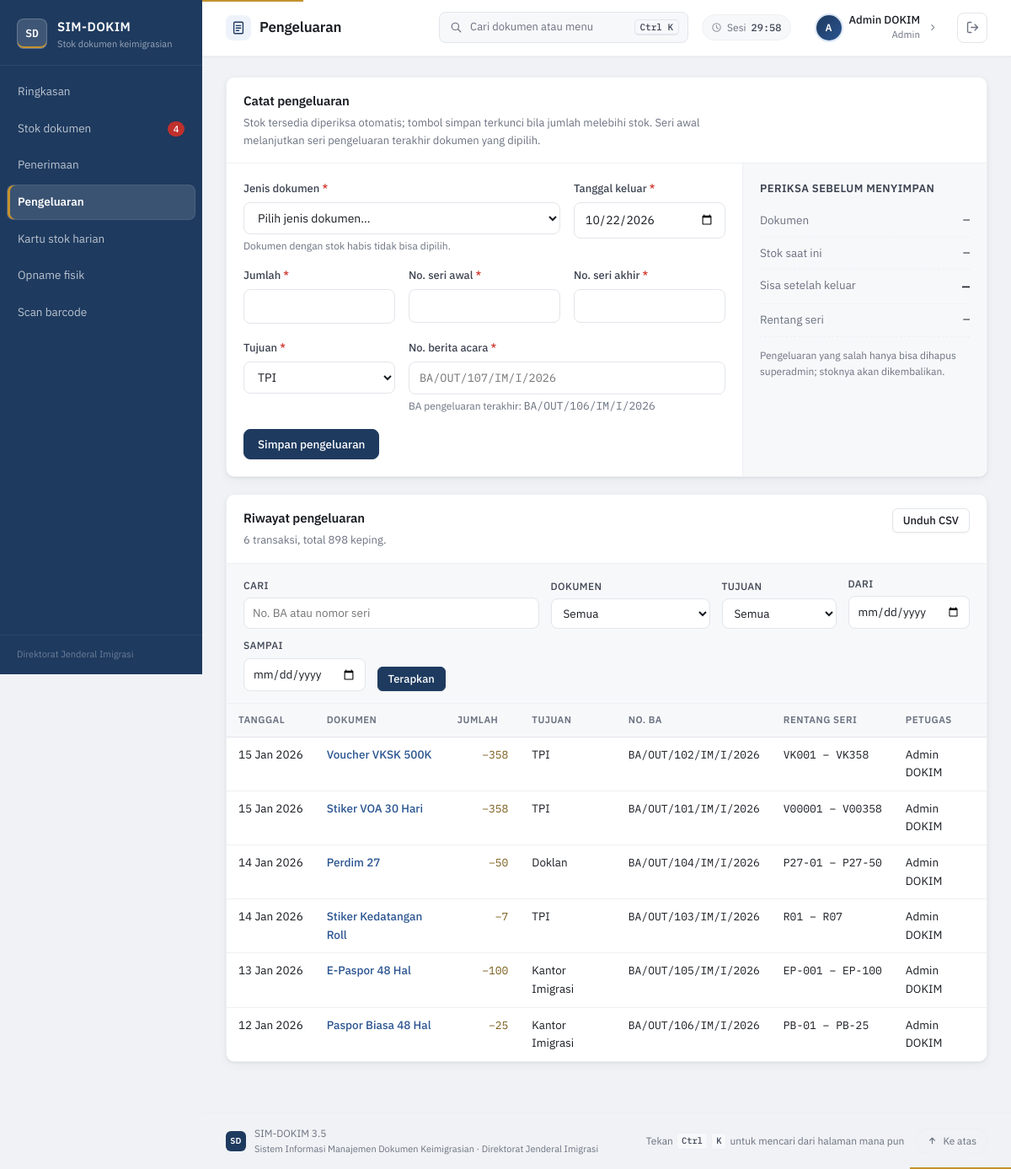
The app's page /pengeluaran.php (signed in) with its own data.
### tables this page shows
CREATE TABLE pengeluaran(id INT AUTO_INCREMENT PRIMARY KEY, tanggal DATE NOT NULL, dokumen_id INT NOT NULL, jumlah INT NOT NULL, tujuan VARCHAR(80) NOT NULL, seri_awal VARCHAR(30), seri_akhir VARCHAR(30), no_ba VARCHAR(60) NOT NULL, user_id INT, FOREIGN KEY(dokumen_id) REFERENCES dokumen(id), FOREIGN KEY(user_id) REFERENCES users(id));

CREATE TABLE dokumen(id INT AUTO_INCREMENT PRIMARY KEY, kode VARCHAR(20) UNIQUE NOT NULL, nama VARCHAR(100) NOT NULL, satuan ENUM('BUKU','LEMBAR') DEFAULT 'LEMBAR', harga BIGINT DEFAULT 0, stok INT DEFAULT 0, rusak INT DEFAULT 0, terbit INT DEFAULT 0, seri_aktif VARCHAR(60) DEFAULT '-', seri_simpan VARCHAR(60) DEFAULT '-');

CREATE TABLE users(id INT AUTO_INCREMENT PRIMARY KEY, nama VARCHAR(80) NOT NULL, username VARCHAR(40) UNIQUE NOT NULL, password VARCHAR(255) NOT NULL, role ENUM('admin','superadmin') NOT NULL DEFAULT 'admin', created_at TIMESTAMP DEFAULT CURRENT_TIMESTAMP);

### config.php (called while the page is built, shortened)
<?php
if (!function_exists('e'))   { function e($s)   { return htmlspecialchars((string)$s, ENT_QUOTES, 'UTF-8'); } }
if (!function_exists('num')) { function num($n) { return number_format((float)$n, 0, ',', '.'); } }
if (!function_exists('tgl')) {
function tgl($d) {
  $t = strtotime((string)$d); if (!$t) return '-';
  return date('j', $t) . ' ' . substr(NAMA_BULAN[date('n', $t) - 1], 0, 3) . ' ' . date('Y', $t);
}
}
if (!function_exists('valid_date')) {
function valid_date($d) {
  $x = DateTime::createFromFormat('!Y-m-d', (string)$d);
  return $x && $x->format('Y-m-d') === $d;
}
}
if (!function_exists('is_super')) {
function is_super() {
  return ($_SESSION['u']['role'] ?? '') === 'superadmin';
}
}
if (!function_exists('trx_filter')) {
function trx_filter(): array {
  $f = [
    'q'      => trim((string)($_GET['q'] ?? '')),
    'dok'    => (int)($_GET['dok'] ?? 0),
    'dari'   => (string)($_GET['dari'] ?? ''),
    'sampai' => (string)($_GET['sampai'] ?? ''),
  ];
  $w = ['1=1']; $p = [];
  if (valid_date($f['dari']))   { $w[] = 'p.tanggal >= ?'; $p[] = $f['dari']; }   else $f['dari'] = '';
  if (valid_date($f['sampai'])) { $w[] = 'p.tanggal <= ?'; $p[] = $f['sampai']; } else $f['sampai'] = '';
  return [implode(' AND ', $w), $p, $f];
}
}

### pengeluaran.php (the view, shortened to what this page needs)
<?php require 'config.php'; login_required(); $title = 'Pengeluaran';
$old = $_SESSION['old'] ?? []; unset($_SESSION['old']);
$batch = null; $dariToken = (string)($old['dari_token'] ?? $_GET['dari'] ?? '');
[$w, $p, $fl] = trx_filter();
$fl['tujuan'] = in_array($_GET['tujuan'] ?? '', TUJUAN, true) ? $_GET['tujuan'] : '';
$from = "FROM pengeluaran p JOIN dokumen d ON d.id=p.dokumen_id LEFT JOIN users u ON u.id=p.user_id WHERE $w";
$s = $pdo->prepare("SELECT COUNT(*) n, COALESCE(SUM(p.jumlah),0) j $from"); $s->execute($p); $sum = $s->fetch();
$s = $pdo->prepare("SELECT p.*, d.nama, d.kode, u.nama petugas $from ORDER BY p.tanggal DESC, p.id DESC LIMIT 200"); $s->execute($p); $rows = $s->fetchAll();
$dok    = $pdo->query('SELECT id, kode, nama, stok FROM dokumen ORDER BY nama')->fetchAll();
$lastBa = $pdo->query('SELECT no_ba FROM pengeluaran ORDER BY id DESC LIMIT 1')->fetchColumn();
$adaFilter = $fl['q'] !== '' || $fl['dok'] || $fl['dari'] || $fl['sampai'] || $fl['tujuan'];
$exportUrl = '?' . http_build_query(array_diff_key($_GET, ['baru' => 1]) + ['export' => 1]);
include 'partials/header.php'; ?>
<section class="panel" id="form">
  <div class="panel-h"><div><h2>Catat pengeluaran</h2>
    <p>Stok tersedia diperiksa otomatis; tombol simpan terkunci bila jumlah melebihi stok. Seri awal melanjutkan seri pengeluaran terakhir dokumen yang dipilih.</p></div></div>
  <form method="post" data-trx="out" class="form-wrap" autocomplete="off">
    <div class="form-main grid-form">
      <div class="span2"><label for="f-dok">Jenis dokumen <span class="req">*</span></label>
        <select id="f-dok" name="dokumen_id" required><option value="">Pilih jenis dokumen…</option>
        </select><div class="hint">Dokumen dengan stok habis tidak bisa dipilih.</div></div>
      <div><label for="f-tgl">Tanggal keluar <span class="req">*</span></label><input id="f-tgl" type="date" name="tanggal" max="<?= date('Y-m-d') ?>" value="<?= e($old['tanggal'] ?? date('Y-m-d')) ?>" required></div>
      <div><label for="f-jml">Jumlah <span class="req">*</span></label><input id="f-jml" type="number" name="jumlah" min="1" inputmode="numeric" value="<?= e(($old['jumlah'] ?? 0) ?: '') ?>" required></div>
      <div><label for="f-sa">No. seri awal <span class="req">*</span></label><input id="f-sa" name="seri_awal" maxlength="30" class="mono" value="<?= e($old['seri_awal'] ?? ($batch['seri_awal'] ?? '')) ?>" required><div class="hint" data-o="last"></div></div>
      <div><label for="f-sz">No. seri akhir <span class="req">*</span></label><input id="f-sz" name="seri_akhir" maxlength="30" class="mono" value="<?= e($old['seri_akhir'] ?? '') ?>" required></div>
      <div><label for="f-tj">Tujuan <span class="req">*</span></label><select id="f-tj" name="tujuan" required>
        <?php foreach (TUJUAN as $t): ?><option<?= ($old['tujuan'] ?? '') === $t ? ' selected' : '' ?>><?= $t ?></option><?php endforeach; ?></select></div>
      <div class="span2"><label for="f-ba">No. berita acara <span class="req">*</span></label><input id="f-ba" name="no_ba" maxlength="60" class="mono" value="<?= e($old['no_ba'] ?? '') ?>" placeholder="BA/OUT/107/IM/I/2026" required>
        <?php if ($lastBa): ?><div class="hint">BA pengeluaran terakhir: <span class="mono"><?= e($lastBa) ?></span></div><?php endif; ?></div>
      <div class="full"><button type="submit" class="btn">Simpan pengeluaran</button></div>
    </div>
    <aside class="form-side">
      <h3>Periksa sebelum menyimpan</h3>
      <dl class="calc">
        <div><dt>Dokumen</dt><dd data-o="nama">—</dd></div>
        <div><dt>Stok saat ini</dt><dd data-o="stok">—</dd></div>
        <div><dt>Sisa setelah keluar</dt><dd class="big" data-o="after">—</dd></div>
        <div><dt>Rentang seri</dt><dd data-o="seri">—</dd></div>
      </dl>
      <p class="side-note">Pengeluaran yang salah hanya bisa dihapus superadmin; stoknya akan dikembalikan.</p>
    </aside>
  </form>
</section>
<section class="panel">
  <div class="panel-h">
    <div><h2>Riwayat pengeluaran</h2>
      <p><?= num($sum['n']) ?> transaksi, total <?= num($sum['j']) ?> keping<?= $adaFilter ? ' sesuai saringan' : '' ?><?= $sum['n'] > 200 ? '. Menampilkan 200 terbaru; unduh CSV untuk data lengkap' : '' ?>.</p></div>
    <a class="btn sm ghost" href="<?= e($exportUrl) ?>">Unduh CSV</a>
  </div>
  <form class="toolbar" method="get">
    <div class="grow"><label for="q">Cari</label><input id="q" type="search" name="q" value="<?= e($fl['q']) ?>" placeholder="No. BA atau nomor seri"></div>
    <div><label for="fd">Dokumen</label><select id="fd" name="dok"><option value="">Semua</option>
      <?php foreach ($dok as $d): ?><option value="<?= $d['id'] ?>"<?= $fl['dok'] === (int)$d['id'] ? ' selected' : '' ?>><?= e($d['nama']) ?></option><?php endforeach; ?></select></div>
    <div><label for="ft">Tujuan</label><select id="ft" name="tujuan"><option value="">Semua</option>
      <?php foreach (TUJUAN as $t): ?><option<?= $fl['tujuan'] === $t ? ' selected' : '' ?>><?= $t ?></option><?php endforeach; ?></select></div>
    <div><label for="f1">Dari</label><input id="f1" type="date" name="dari" value="<?= e($fl['dari']) ?>"></div>
    <div><label for="f2">Sampai</label><input id="f2" type="date" name="sampai" value="<?= e($fl['sampai']) ?>"></div>
    <div class="tb-act"><button class="btn sm">Terapkan</button><?php if ($adaFilter): ?><a class="btn sm ghost" href="pengeluaran.php">Hapus saringan</a><?php endif; ?></div>
  </form>
  <div class="tbl-wrap"><table id="tbl">
    <thead><tr>
      <th data-sort>Tanggal</th><th data-sort>Dokumen</th><th data-sort="num" class="num">Jumlah</th><th data-sort>Tujuan</th><th data-sort>No. BA</th><th>Rentang seri</th><th data-sort>Petugas</th>
    </tr></thead>
    <tbody>
    <?php foreach ($rows as $r): ?>
      <tr>
        <td class="nowrap" data-v="<?= e($r['tanggal']) ?>"><?= tgl($r['tanggal']) ?></td>
        <td><a href="stok_detail.php?id=<?= $r['dokumen_id'] ?>&amp;bln=<?= substr($r['tanggal'], 0, 7) ?>"><?= e($r['nama']) ?></a></td>
        <td class="num out">−<?= num($r['jumlah']) ?></td>
        <td><?= e($r['tujuan']) ?></td>
        <td class="mono nowrap"><?= e($r['no_ba']) ?></td>
        <td class="mono nowrap"><?= e($r['seri_awal']) ?> – <?= e($r['seri_akhir']) ?></td>
        <td><?= e($r['petugas'] ?? '-') ?></td>
      </tr>
    <?php endforeach; ?>
    </tbody>
  </table></div>
</section>
<?php include 'partials/footer.php'; ?>

### partials/header.php (shortened to what this page needs)
<?php login_required();
$menu = [
  'index.php'       => 'Ringkasan',
  'stok.php'        => 'Stok dokumen',
  'penerimaan.php'  => 'Penerimaan',
  'pengeluaran.php' => 'Pengeluaran',
  'kartu-stok.php'  => 'Kartu stok harian',
  'opname.php'      => 'Opname fisik',
  'scan.php'        => 'Scan barcode',
];
$cur = basename($_SERVER['PHP_SELF']); if ($cur === 'stok_detail.php') $cur = 'stok.php';
$pageIcons = [
  'index.php'       => '<rect x="3" y="11" width="3.4" height="6" rx=".8"/><rect x="8.3" y="7" width="3.4" height="10" rx=".8"/><rect x="13.6" y="3" width="3.4" height="14" rx=".8"/>',
  'stok.php'         => '<path d="M3 6.5 10 3l7 3.5v7L10 17 3 13.5z" fill="none"/><path d="M3 6.5 10 10l7-3.5M10 10v7" fill="none"/>',
  'penerimaan.php'   => '<rect x="3" y="4" width="14" height="13" rx="1.4" fill="none"/><path d="M10 7.5v5.5M7.3 10.5 10 13.2l2.7-2.7"/>',
  'pengeluaran.php'  => '<rect x="3" y="4" width="14" height="13" rx="1.4" fill="none"/><path d="M10 13v-5.5M7.3 9.5 10 6.8l2.7 2.7"/>',
  'opname.php'       => '<rect x="4.5" y="3.5" width="11" height="14" rx="1.4" fill="none"/><path d="M7.5 3 h5 a0.1 0.1 0 0 1 0 2 h-5 a0.1 0.1 0 0 1 0 -2" fill="none"/><path d="M7 11.2l1.8 1.8L13.3 8.6"/>',
  'kartu-stok.php'   => '<rect x="3" y="4" width="14" height="12" rx="1.4" fill="none"/><path d="M3 8h14M6.5 4v12M6.5 11h10.5" fill="none"/>',
  'scan.php'         => '<path d="M3 6V3.5h3.5M17 6V3.5h-3.5M3 14v2.5h3.5M17 14v2.5h-3.5" fill="none"/><path d="M6 6.5v7M8.4 6.5v7M10.6 6.5v7M12 6.5v7M14 6.5v7" fill="none" stroke-width="1.6"/>',
  'pengaturan.php'   => '<circle cx="7.3" cy="8" r="2.6" fill="none"/><path d="M2.6 16c.6-2.6 2.4-4 4.7-4s4.1 1.4 4.7 4" fill="none"/><circle cx="14.2" cy="7.2" r="2" fill="none"/><path d="M12.4 10.3c1.9.1 3.4 1.4 3.9 3.7" fill="none"/>',
  'akun.php'         => '<circle cx="10" cy="7" r="3.2" fill="none"/><path d="M4 17c.9-3.4 3-5.1 6-5.1s5.1 1.7 6 5.1" fill="none"/>',
];
$pageIcon = $pageIcons[$cur] ?? '<rect x="4" y="2.5" width="12" height="15" rx="1.3" fill="none"/><path d="M7 7h6M7 10.3h6M7 13.6h3.5"/>';
$navCnt = [];
$n = (int)$pdo->query('SELECT COUNT(*) FROM dokumen WHERE stok <= ' . (int)STOK_KRITIS)->fetchColumn();
if ($n) $navCnt['stok.php'] = [$n, 'bad', "$n dokumen stok kritis/habis"];
?><!DOCTYPE html>
<html lang="id"><head>
<link rel="stylesheet" href="assets/style.css?v=<?= APP_VER ?>">
</head>
<body>
<aside class="side" id="side">
  <a class="brand" href="index.php">
    <span class="seal" aria-hidden="true">SD</span>
    <span><b>SIM-DOKIM</b><small>Stok dokumen keimigrasian</small></span>
  </a>
  <nav aria-label="Menu utama">
    <?php foreach ($menu as $f => $l): $c = $navCnt[$f] ?? null; ?>
      <a href="<?= $f ?>" data-label="<?= e($l) ?>" class="<?= $cur === $f ? 'on' : '' ?>"<?= $cur === $f ? ' aria-current="page"' : '' ?>>
        <span><?= e($l) ?></span><?php if ($c): ?><em class="cnt cnt-<?= $c[1] ?>" title="<?= e($c[2]) ?>"><?= $c[0] ?></em><?php endif; ?>
      </a>
    <?php endforeach; ?>
  </nav>
  <div class="side-foot">Direktorat Jenderal Imigrasi</div>
</aside>
<div class="main">
<header class="top">
  <div class="page-id">
    <span class="page-ico" aria-hidden="true"><svg viewBox="0 0 20 20" width="18" height="18" fill="none" stroke="currentColor" stroke-width="1.5" stroke-linecap="round" stroke-linejoin="round"><?= $pageIcon ?></svg></span>
    <h1><?= e($title) ?></h1>
  </div>
  <button type="button" class="search-btn" data-palette aria-label="Cari dokumen atau menu">
    <svg viewBox="0 0 20 20" width="15" height="15"><circle cx="8.5" cy="8.5" r="5.5" fill="none" stroke="currentColor" stroke-width="1.6"/><path d="M13 13l4 4" stroke="currentColor" stroke-width="1.6" stroke-linecap="round"/></svg>
    <span>Cari dokumen atau menu</span><kbd>Ctrl K</kbd>
  </button>
  <div class="sesi" id="sesi" title="Sesi berakhir otomatis bila tidak ada aktivitas">
    <svg viewBox="0 0 20 20" width="13" height="13" fill="none" stroke="currentColor" stroke-width="1.6"><circle cx="10" cy="10" r="7.2"/><path d="M10 6v4.3l3 2" stroke-linecap="round"/></svg>
    Sesi <b>--:--</b> <button type="button" class="link" hidden>Perpanjang</button>
  </div>
  <a class="who" href="akun.php" title="Akun saya">
    <span class="who-avatar"><?= strtoupper(mb_substr($_SESSION['u']['nama'], 0, 1)) ?></span>
    <span class="who-info"><b><?= e($_SESSION['u']['nama']) ?></b><small><?= is_super() ? 'Superadmin' : 'Admin' ?></small></span>
    <svg class="who-chev" viewBox="0 0 20 20" width="13" height="13" fill="none" stroke="currentColor" stroke-width="1.6" stroke-linecap="round" stroke-linejoin="round" aria-hidden="true"><path d="M7.5 5.5 12 10l-4.5 4.5"/></svg>
  </a>
  <a href="logout.php" class="icon-btn logout-btn" title="Keluar" aria-label="Keluar">
    <svg viewBox="0 0 20 20" width="17" height="17" fill="none" stroke="currentColor" stroke-width="1.6" stroke-linecap="round" stroke-linejoin="round"><path d="M8 17H4.8A1.8 1.8 0 0 1 3 15.2V4.8A1.8 1.8 0 0 1 4.8 3H8"/><path d="M13 14l4-4-4-4"/><path d="M17 10H8"/></svg>
  </a>
</header>
<main class="content">

### partials/footer.php (shortened to what this page needs)
</main>
<footer class="foot">
  <div class="foot-id">
    <span class="foot-seal" aria-hidden="true">SD</span>
    <span>SIM-DOKIM <?= APP_VER ?><em>Sistem Informasi Manajemen Dokumen Keimigrasian &middot; Direktorat Jenderal Imigrasi</em></span>
  </div>
  <div class="foot-aux">
    <span class="foot-hint">Tekan <kbd>Ctrl</kbd> <kbd>K</kbd> untuk mencari dari halaman mana pun</span>
    <button type="button" class="foot-top" data-scroll-top title="Kembali ke atas">
      <svg viewBox="0 0 20 20" width="13" height="13" fill="none" stroke="currentColor" stroke-width="1.8" stroke-linecap="round" stroke-linejoin="round"><path d="M10 15V5M5.5 9.5 10 5l4.5 4.5"/></svg>
      Ke atas
    </button>
  </div>
</footer>
</div>
</body></html>

### records on screen
pengeluaran: no_ba "BA/OUT/106/IM/I/2026", tanggal "12 Jan 2026", dokumen.nama "Paspor Biasa 48 Hal", jumlah "25", tujuan "Kantor Imigrasi", seri_awal "PB-01", seri_akhir "PB-25", user.nama "Admin DOKIM"
pengeluaran: tanggal "15 Jan 2026", dokumen.nama "Voucher VKSK 500K", jumlah "358", tujuan "TPI", no_ba "BA/OUT/102/IM/I/2026", seri_awal "VK001", seri_akhir "VK358", user.nama "Admin DOKIM"
pengeluaran: tanggal "15 Jan 2026", dokumen.nama "Stiker VOA 30 Hari", jumlah "358", tujuan "TPI", no_ba "BA/OUT/101/IM/I/2026", seri_awal "V00001", seri_akhir "V00358", user.nama "Admin DOKIM"
pengeluaran: tanggal "14 Jan 2026", dokumen.nama "Perdim 27", jumlah "50", tujuan "Doklan", no_ba "BA/OUT/104/IM/I/2026", seri_awal "P27-01", seri_akhir "P27-50", user.nama "Admin DOKIM"
pengeluaran: tanggal "14 Jan 2026", dokumen.nama "Stiker Kedatangan Roll", jumlah "7", tujuan "TPI", no_ba "BA/OUT/103/IM/I/2026", seri_awal "R01", seri_akhir "R07", user.nama "Admin DOKIM"
pengeluaran: tanggal "13 Jan 2026", dokumen.nama "E-Paspor 48 Hal", jumlah "100", tujuan "Kantor Imigrasi", no_ba "BA/OUT/105/IM/I/2026", seri_awal "EP-001", seri_akhir "EP-100", user.nama "Admin DOKIM"

### other values on screen
$l "Ringkasan"
$l "Stok dokumen"
$c[0] "4"
$l "Penerimaan"
$l "Pengeluaran"
$l "Kartu stok harian"
$l "Opname fisik"
$l "Scan barcode"
$title "Pengeluaran"
mb_substr($_SESSION['u']['nama'], 0, 1) "A"
$_SESSION['u']['nama'] "Admin DOKIM"
num($sum['n']) "6"
num($sum['j']) "898"
APP_VER "3.5"
form field tujuan "TPI"
